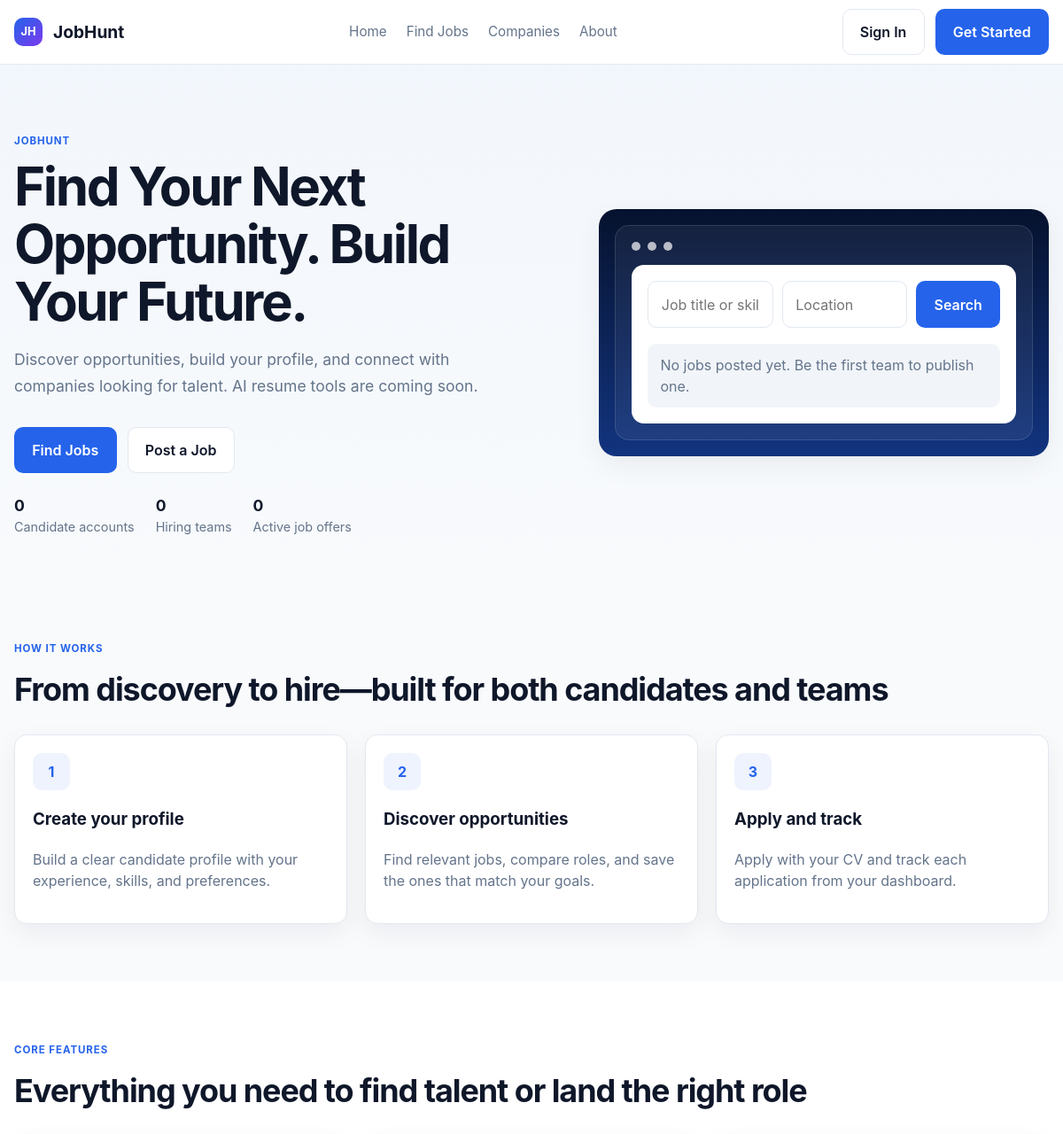
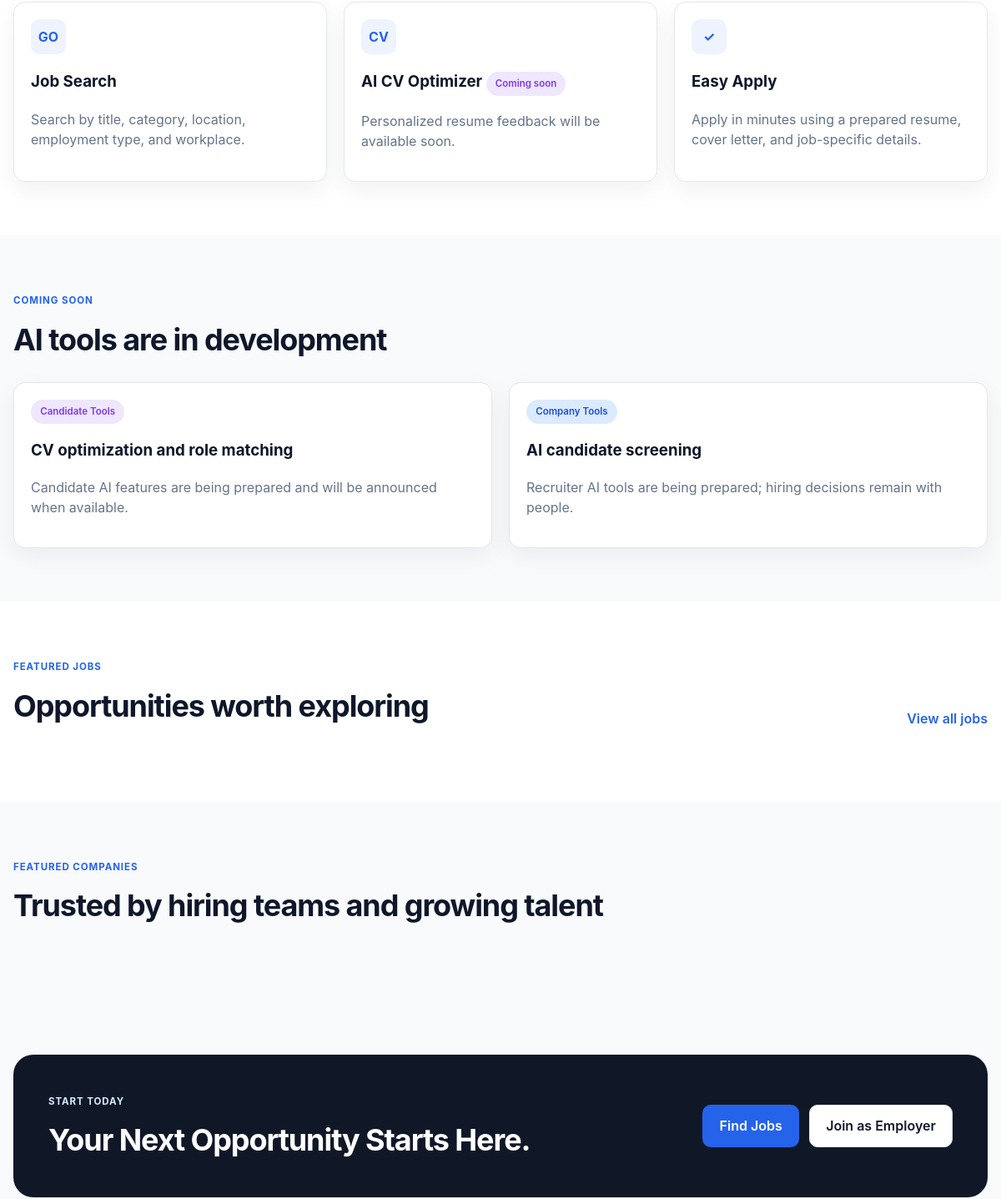
Before: / (upper part) with the older database file (2 pictures, top to bottom).
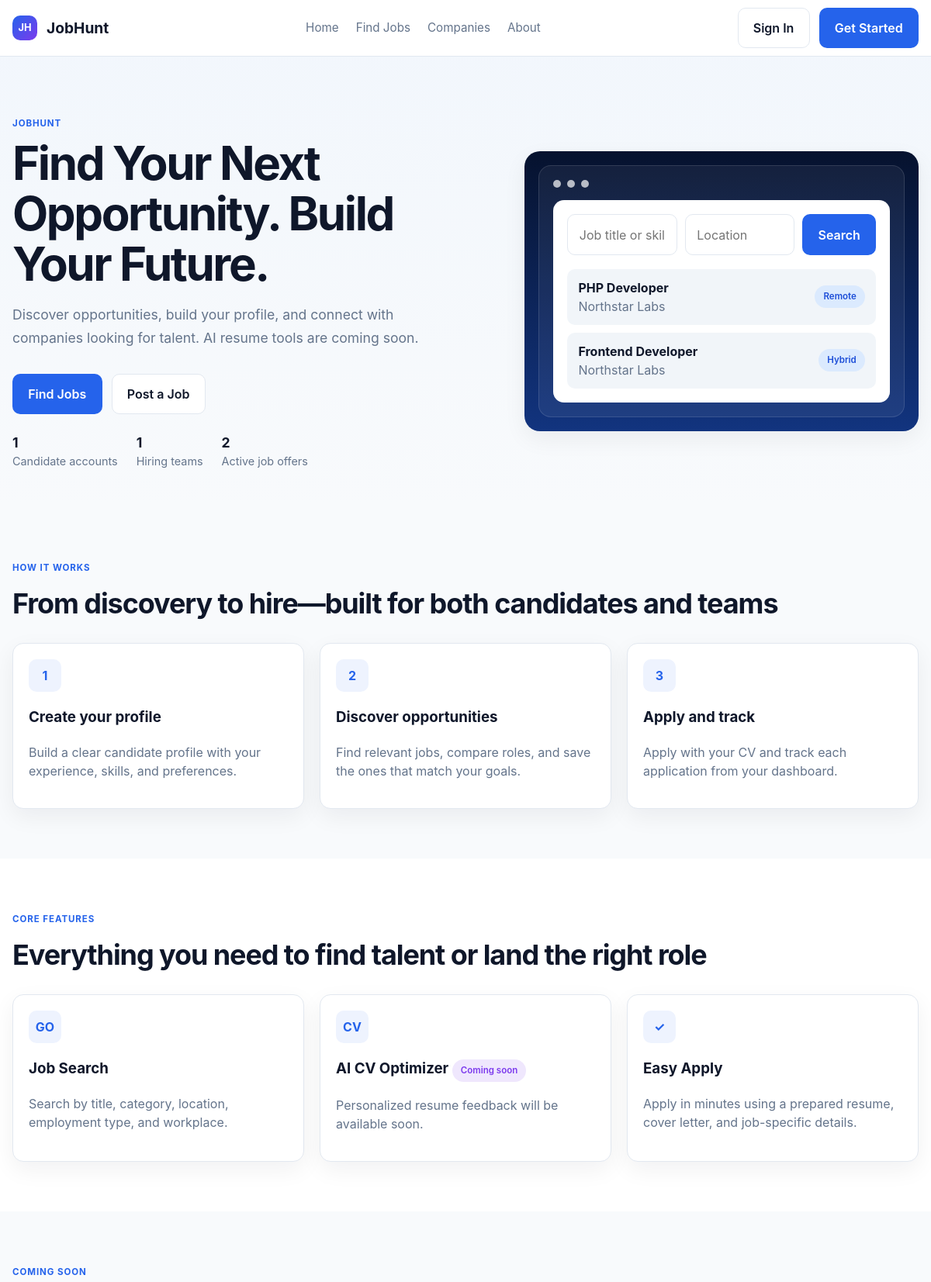
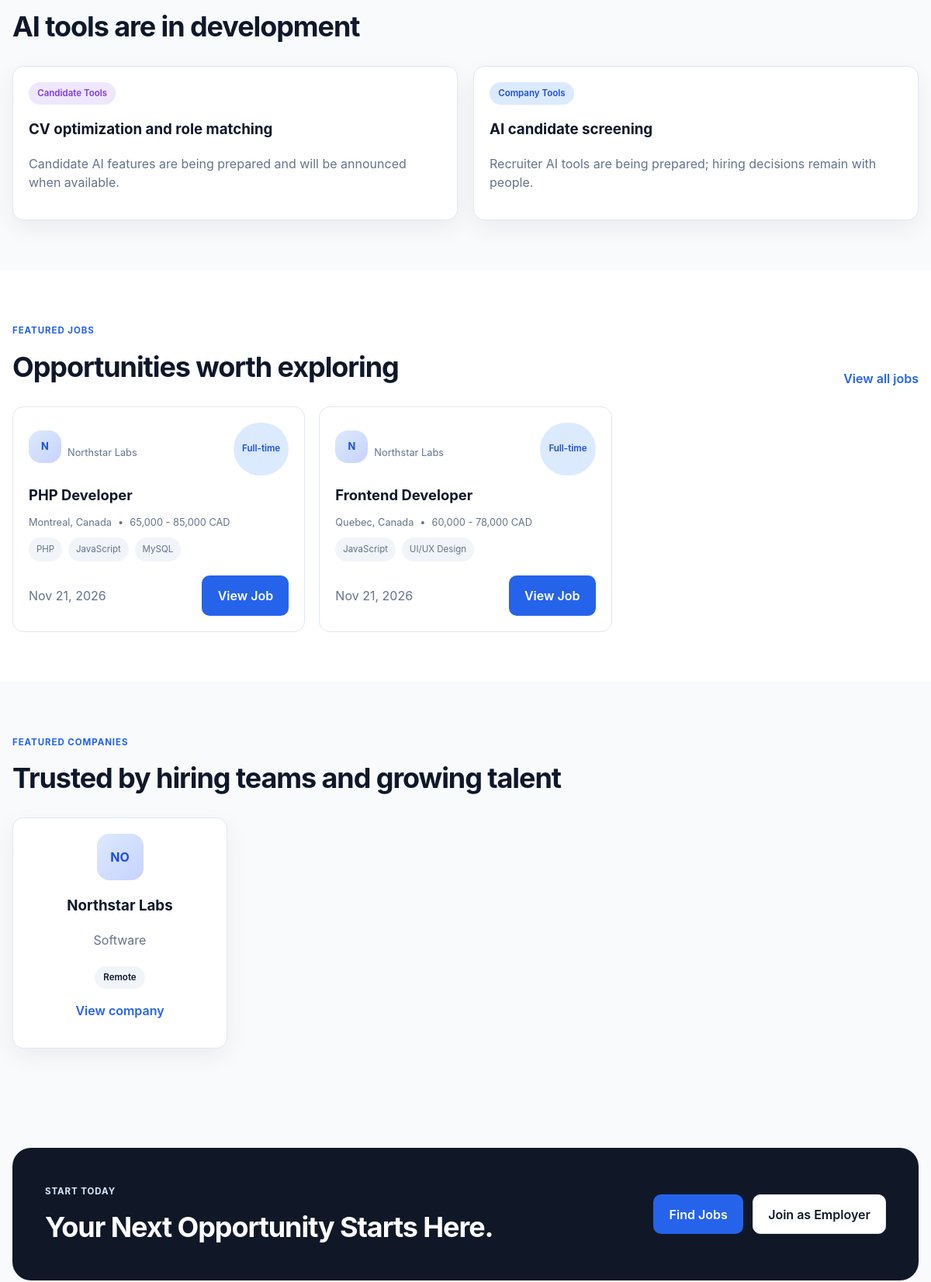
After: the same page with the newer database file (2 pictures, top to bottom).
### tables this page shows
CREATE TABLE job_offers (
    id INT AUTO_INCREMENT PRIMARY KEY,
    company_id INT NOT NULL,
    category_id INT NOT NULL,
    title VARCHAR(160) NOT NULL,
    summary TEXT,
    responsibilities TEXT,
    requirements TEXT,
    preferred_qualifications TEXT,
    benefits TEXT,
    employment_type VARCHAR(50) NOT NULL,
    experience_level VARCHAR(50) NOT NULL,
    workplace_type VARCHAR(50) NOT NULL,
    location VARCHAR(160) DEFAULT NULL,
    salary_min INT DEFAULT NULL,
    salary_max INT DEFAULT NULL,
    currency VARCHAR(10) DEFAULT 'USD',
    status ENUM('draft','active','paused','closed','pending_review','removed') NOT NULL DEFAULT 'draft',
    published_at TIMESTAMP NULL,
    application_deadline TIMESTAMP NULL,
    created_at TIMESTAMP DEFAULT CURRENT_TIMESTAMP,
    updated_at TIMESTAMP DEFAULT CURRENT_TIMESTAMP ON UPDATE CURRENT_TIMESTAMP,
    CONSTRAINT fk_jobs_company FOREIGN KEY (company_id) REFERENCES company_profiles(id) ON DELETE CASCADE,
    CONSTRAINT fk_jobs_category FOREIGN KEY (category_id) REFERENCES job_categories(id)
);

CREATE TABLE company_profiles (
    id INT AUTO_INCREMENT PRIMARY KEY,
    user_id INT NOT NULL UNIQUE,
    company_name VARCHAR(160) NOT NULL,
    industry VARCHAR(120) DEFAULT NULL,
    company_size VARCHAR(60) DEFAULT NULL,
    founded_year YEAR DEFAULT NULL,
    website VARCHAR(255) DEFAULT NULL,
    location VARCHAR(160) DEFAULT NULL,
    description TEXT,
    logo_url VARCHAR(255) DEFAULT NULL,
    verification_status ENUM('pending','verified','rejected') DEFAULT 'pending',
    created_at TIMESTAMP DEFAULT CURRENT_TIMESTAMP,
    updated_at TIMESTAMP DEFAULT CURRENT_TIMESTAMP ON UPDATE CURRENT_TIMESTAMP,
    CONSTRAINT fk_company_profile_user FOREIGN KEY (user_id) REFERENCES users(id) ON DELETE CASCADE
);

### public/index.php (called while the page is built, shortened)
<?php
require dirname(__DIR__) . '/config/app.php';
require dirname(__DIR__) . '/app/Core/Controller.php';
require dirname(__DIR__) . '/app/Core/Database.php';
require dirname(__DIR__) . '/app/Models/JobHuntData.php';
$page = $_GET['page'] ?? 'home';
$controller = new PageController();
$controller->handle($page);

### app/Models/JobHuntData.php (called while the page is built, shortened)
<?php
class JobHuntData
{
    public static function jobs(array $filters = []): array
    {
        $sql = "SELECT j.id, j.title, c.company_name AS company, j.location,
                    j.employment_type AS type, j.workplace_type AS workplace,
                    j.salary_min, j.salary_max, j.currency, j.experience_level AS experience,
                    j.summary AS tagline, j.responsibilities, j.requirements, j.benefits,
                    j.published_at, cat.name AS category
                FROM job_offers j
                JOIN company_profiles c ON c.id = j.company_id
                JOIN job_categories cat ON cat.id = j.category_id
                WHERE j.status = 'active'
                AND (j.application_deadline IS NULL OR j.application_deadline >= CURRENT_DATE)";
        $values = [];
        $sql .= ' ORDER BY j.created_at DESC';
        $query = Database::connection()->prepare($sql);
        $query->execute($values);
        $jobs = $query->fetchAll();
        return $jobs;
    }
    public static function companyList(): array
    {
        return Database::connection()->query(
            'SELECT id, company_name AS name, industry, company_size AS size, location, website, description
             FROM company_profiles ORDER BY company_name'
        )->fetchAll();
    }
    public static function publicMetrics(): array
    {
        $db = Database::connection();
        return [
            'jobs' => $db->query("SELECT COUNT(*) FROM job_offers WHERE status = 'active'")->fetchColumn(),
            'companies' => $db->query('SELECT COUNT(*) FROM company_profiles')->fetchColumn(),
            'candidates' => $db->query(
                "SELECT COUNT(*) FROM users u JOIN roles r ON r.id = u.role_id WHERE r.name = 'candidate'"
            )->fetchColumn(),
        ];
    }
}

### config/database.php (called while the page is built)
<?php
$getValue = static function (string $name, $default) {
    $value = getenv($name);
    if ($value === false && isset($_ENV[$name])) {
        $value = $_ENV[$name];
    }
    return $value === false || $value === null || $value === '' ? $default : $value;
};
return [
    'driver' => 'mysql',
    'host' => $getValue('DB_HOST', '127.0.0.1'),
    'port' => (int) $getValue('DB_PORT', 3306),
    'database' => $getValue('DB_DATABASE', 'jobhunt'),
    'username' => $getValue('DB_USERNAME', 'root'),
    'password' => $getValue('DB_PASSWORD', ''),
    'charset' => $getValue('DB_CHARSET', 'utf8mb4'),
    'options' => [
        PDO::ATTR_ERRMODE => PDO::ERRMODE_EXCEPTION,
        PDO::ATTR_DEFAULT_FETCH_MODE => PDO::FETCH_ASSOC,
        PDO::ATTR_EMULATE_PREPARES => false,
    ],
];

### app/Core/Database.php (called while the page is built, shortened)
<?php
class Database
{
    private static $db;
    public static function connection()
    {
        if (self::$db) {
            return self::$db;
        }
        $config = require dirname(__DIR__, 2) . '/config/database.php';
        $dsn = "{$config['driver']}:host={$config['host']};port={$config['port']};dbname={$config['database']};charset={$config['charset']}";
        self::$db = new \PDO($dsn, $config['username'], $config['password'], $config['options']);
        return self::$db;
    }
}

### resources/views/public/home.php (the view, shortened to what the changed rows need)
<?php require __DIR__ . '/../components/public-header.php'; ?>
<main>
    <section class="hero">
        <div class="container hero-grid">
            <div>
                <div class="kicker">JobHunt</div>
                <h1>Find Your Next Opportunity. Build Your Future.</h1>
                <p class="lead">Discover opportunities, build your profile, and connect with companies looking for talent. AI resume tools are coming soon.</p>
                <div class="hero-actions">
                    <a class="btn btn-primary" href="index.php?page=jobs">Find Jobs</a>
                    <a class="btn btn-secondary" href="index.php?page=signin">Post a Job</a>
                </div>
                <div class="mini-stats">
                    <div><strong><?php echo number_format($metrics['candidates']); ?></strong><br>Candidate accounts</div>
                    <div><strong><?php echo number_format($metrics['companies']); ?></strong><br>Hiring teams</div>
                    <div><strong><?php echo number_format($metrics['jobs']); ?></strong><br>Active job offers</div>
                </div>
            </div>
            <div class="hero-preview">
                <div class="preview-window">
                    <div class="preview-header">
                        <span class="dot"></span>
                        <span class="dot"></span>
                        <span class="dot"></span>
                    </div>
                    <div class="search-panel">
                        <form class="field-row" method="get" action="index.php">
                            <input class="input" name="keyword" placeholder="Job title or skill" />
                            <input class="input" name="location" placeholder="Location" />
                            <button class="btn btn-primary" type="submit">Search</button>
                        </form>
                        <div class="search-results">
                            <?php foreach (array_slice($jobs, 0, 2) as $job): ?>
                                <a class="result-item" href="index.php?page=job-details&amp;id=<?php echo (int) $job['id']; ?>">
                                    <div><strong><?php echo htmlspecialchars($job['title']); ?></strong><br><span class="muted"><?php echo htmlspecialchars($job['company']); ?></span></div>
                                    <span class="badge badge-primary"><?php echo htmlspecialchars($job['workplace']); ?></span>
                                </a>
                            <?php endforeach; ?>
                            <?php if (!$jobs): ?><div class="result-item"><span class="muted">No jobs posted yet. Be the first team to publish one.</span></div><?php endif; ?>
                        </div>
                    </div>
                </div>
            </div>
        </div>
    </section>
    <section class="section">
        <div class="container">
            <div class="section-header">
                <div>
                    <span class="kicker">How it works</span>
                    <h2>From discovery to hire—built for both candidates and teams</h2>
                </div>
            </div>
            <div class="grid-3">
                <div class="card feature-card">
                    <div class="icon-box">1</div>
                    <h3>Create your profile</h3>
                    <p class="muted">Build a clear candidate profile with your experience, skills, and preferences.</p>
                </div>
                <div class="card feature-card">
                    <div class="icon-box">2</div>
                    <h3>Discover opportunities</h3>
                    <p class="muted">Find relevant jobs, compare roles, and save the ones that match your goals.</p>
                </div>
                <div class="card feature-card">
                    <div class="icon-box">3</div>
                    <h3>Apply and track</h3>
                    <p class="muted">Apply with your CV and track each application from your dashboard.</p>
                </div>
            </div>
        </div>
    </section>
    <section class="section" style="background:#fff;">
        <div class="container">
            <div class="section-header">
                <div>
                    <span class="kicker">Core features</span>
                    <h2>Everything you need to find talent or land the right role</h2>
                </div>
            </div>
            <div class="grid-3">
                <div class="card feature-card">
                    <div class="icon-box">GO</div>
                    <h3>Job Search</h3>
                    <p class="muted">Search by title, category, location, employment type, and workplace.</p>
                </div>
                <div class="card feature-card">
                    <div class="icon-box">CV</div>
                    <h3>AI CV Optimizer <span class="badge badge-purple">Coming soon</span></h3>
                    <p class="muted">Personalized resume feedback will be available soon.</p>
                </div>
                <div class="card feature-card">
                    <div class="icon-box">✓</div>
                    <h3>Easy Apply</h3>
                    <p class="muted">Apply in minutes using a prepared resume, cover letter, and job-specific details.</p>
                </div>
            </div>
        </div>
    </section>
    <section class="section">
        <div class="container">
            <div class="section-header">
                <div>
                    <span class="kicker">Coming soon</span>
                    <h2>AI tools are in development</h2>
                </div>
            </div>
            <div class="grid-2">
                <div class="card">
                    <span class="badge badge-purple">Candidate Tools</span>
                    <h3 style="margin-top:18px;">CV optimization and role matching</h3>
                    <p class="muted">Candidate AI features are being prepared and will be announced when available.</p>
                </div>
                <div class="card">
                    <span class="badge badge-primary">Company Tools</span>
                    <h3 style="margin-top:18px;">AI candidate screening</h3>
                    <p class="muted">Recruiter AI tools are being prepared; hiring decisions remain with people.</p>
                </div>
            </div>
        </div>
    </section>
    <section class="section" style="background:#fff;">
        <div class="container">
            <div class="section-header">
                <div>
                    <span class="kicker">Featured jobs</span>
                    <h2>Opportunities worth exploring</h2>
                </div>
                <a class="inline-link" href="index.php?page=jobs">View all jobs</a>
            </div>
            <div class="job-grid">
                <?php foreach (array_slice($jobs, 0, 3) as $job): ?>
                    <article class="job-card">
                        <div class="job-top">
                            <div class="company-badge"><span class="company-logo" style="width:42px;height:42px;"><?php echo htmlspecialchars(strtoupper(substr($job['company'], 0, 1))); ?></span><?php echo htmlspecialchars($job['company']); ?></div>
                            <span class="badge badge-primary"><?php echo htmlspecialchars($job['type']); ?></span>
                        </div>
                        <h3><?php echo htmlspecialchars($job['title']); ?></h3>
                        <div class="job-meta">
                            <span><?php echo htmlspecialchars($job['location']); ?></span>
                            <span>•</span>
                            <span><?php echo htmlspecialchars($job['salary']); ?></span>
                        </div>
                        <div class="skill-list">
                            <?php foreach (array_slice($job['skills'], 0, 3) as $skill): ?>
                                <span class="skill-tag"><?php echo htmlspecialchars($skill); ?></span>
                            <?php endforeach; ?>
                        </div>
                        <div class="card-footer">
                            <span class="muted"><?php echo htmlspecialchars($job['posted']); ?></span>
                            <a class="btn btn-primary" href="index.php?page=job-details&amp;id=<?php echo (int) $job['id']; ?>">View Job</a>
                        </div>
                    </article>
                <?php endforeach; ?>
            </div>
        </div>
    </section>
    <section class="section">
        <div class="container">
            <div class="section-header">
                <div>
                    <span class="kicker">Featured companies</span>
                    <h2>Trusted by hiring teams and growing talent</h2>
                </div>
            </div>
            <div class="grid-4">
                <?php foreach ($companies as $company): ?>
                    <div class="card company-card">
                        <div class="company-logo"><?php echo htmlspecialchars(strtoupper(substr($company['name'], 0, 2))); ?></div>
                        <h3><?php echo htmlspecialchars($company['name']); ?></h3>
                        <p class="muted"><?php echo htmlspecialchars($company['industry']); ?></p>
                        <span class="badge badge-secondary" style="background:var(--surface-muted); color:var(--text-primary); margin-top:6px;"><?php echo htmlspecialchars($company['location']); ?></span>
                        <p><a class="inline-link" href="index.php?page=company-profile&amp;id=<?php echo (int) $company['id']; ?>">View company</a></p>
                    </div>
                <?php endforeach; ?>
            </div>
        </div>
    </section>
    <section class="section">
        <div class="container">
            <div class="cta-box">
                <div>
                    <div class="kicker" style="color:#D9EAFE;">Start today</div>
                    <h2 style="color:white; margin:0;">Your Next Opportunity Starts Here.</h2>
                </div>
                <div class="hero-actions" style="margin:0;">
                    <a class="btn btn-primary" href="index.php?page=jobs">Find Jobs</a>
                    <a class="btn btn-secondary" href="index.php?page=signin">Join as Employer</a>
                </div>
            </div>
        </div>
    </section>
</main>

Changed rows visible on the page:
added job_offers: title "PHP Developer", company.company_name "Northstar Labs", workplace_type "Remote", company.company_name "N", employment_type "Full-time", location "Montreal, Canada", salary "65,000 - 85,000 CAD", skill "PHP", skill "JavaScript", skill "MySQL", posted "Nov 21, 2026"
added job_offers: title "Frontend Developer", company.company_name "Northstar Labs", workplace_type "Hybrid", company.company_name "N", employment_type "Full-time", location "Quebec, Canada", salary "60,000 - 78,000 CAD", skill "JavaScript", skill "UI/UX Design", posted "Nov 21, 2026"
added company_profiles: company_name "NO", company_name "Northstar Labs", industry "Software", location "Remote"
Other visible differences:
$metrics['candidates']: "0" → "1"
$metrics['companies']: "0" → "1"
$metrics['jobs']: "0" → "2"
text no longer shown: "No jobs posted yet. Be the first team to publish one."
